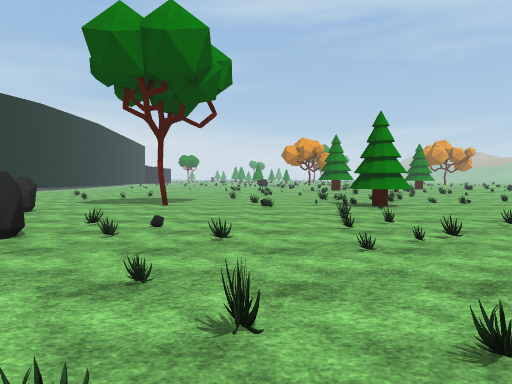
View 1 (above)

24 first-person views from a walk through a scene from a Unity 3-D project. The camera is 1.4 m above the floor, tilts 2° down and sees 70° across. The floor is counted in squares, 2 m on a side. Each view is taken from the middle of a square. On the plan, view 1 faces up. The plan holds only what a view shows up to about 11 squares ahead; the rest is blank. The place goes on beyond the plan. The player character is not drawn. Some surface patterns are stand-ins.

View 2
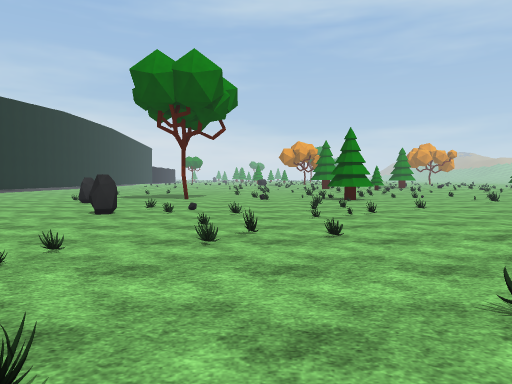

View 3
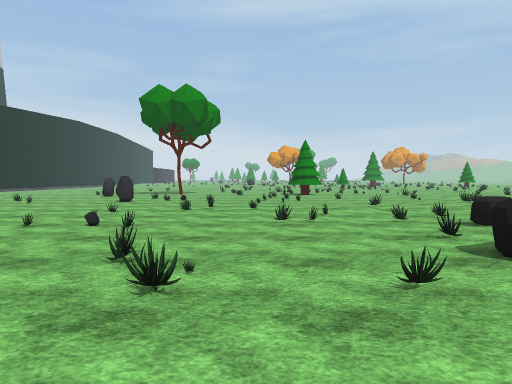

View 4
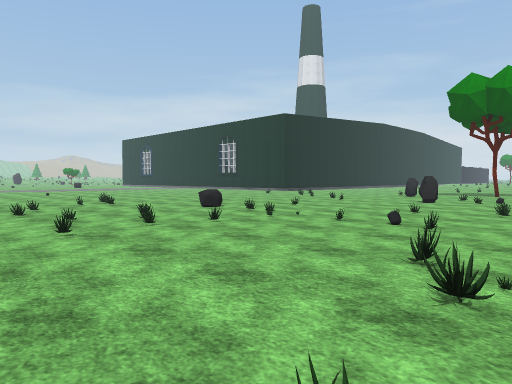

View 5
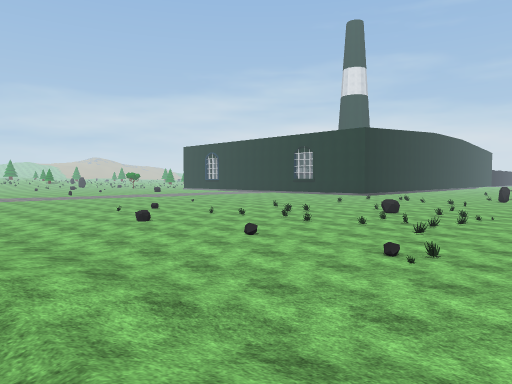

View 6
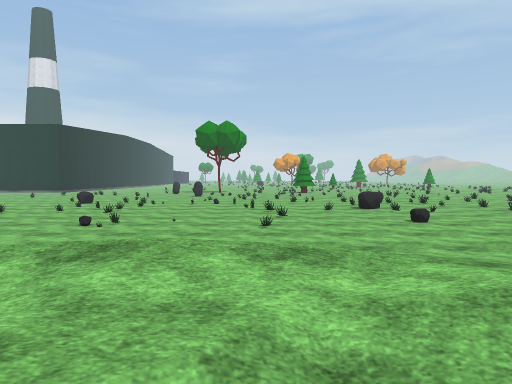

View 7
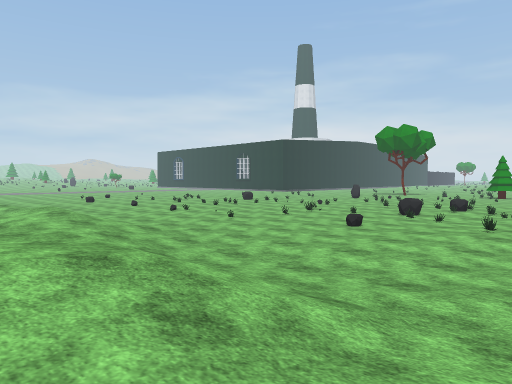

View 8
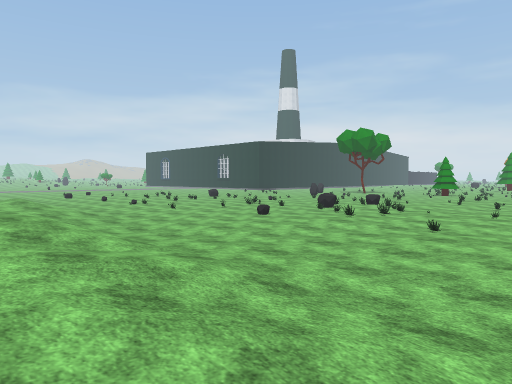

View 9
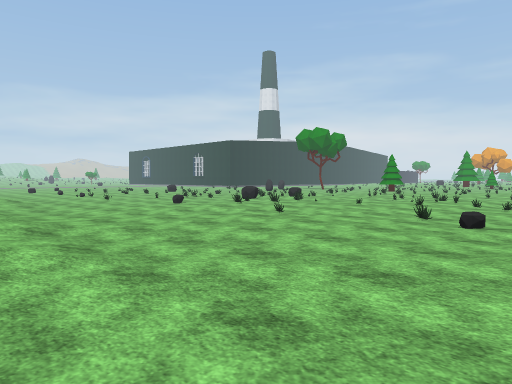

View 10
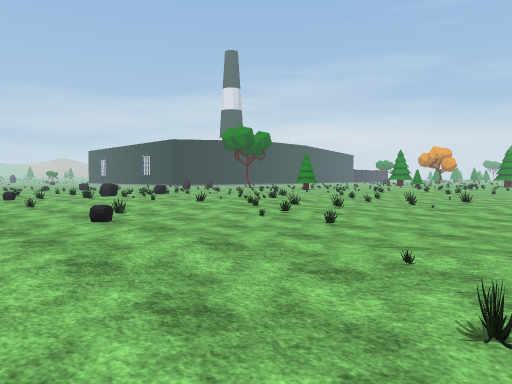

View 11
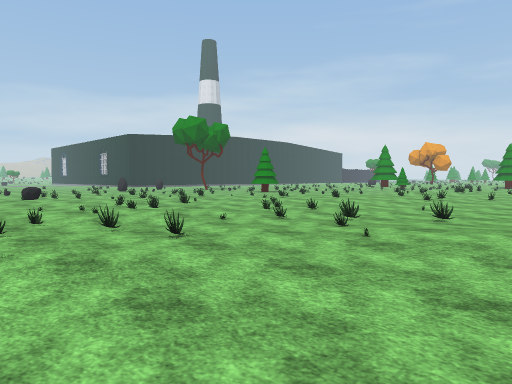

View 12
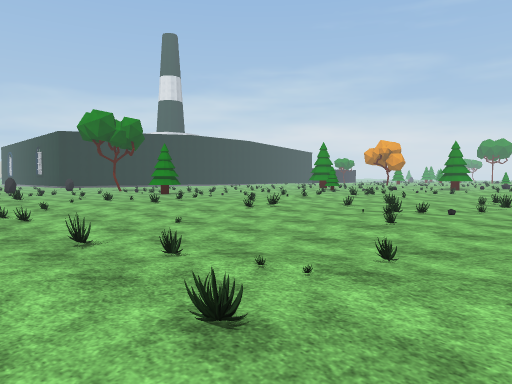

View 13
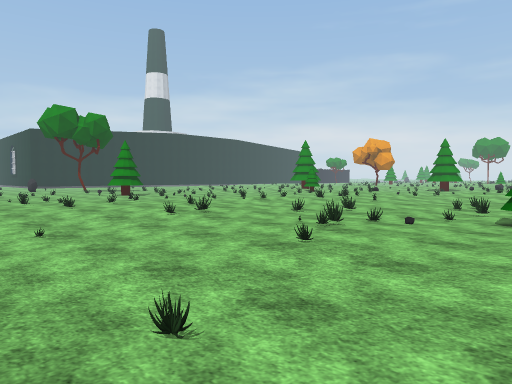

View 14
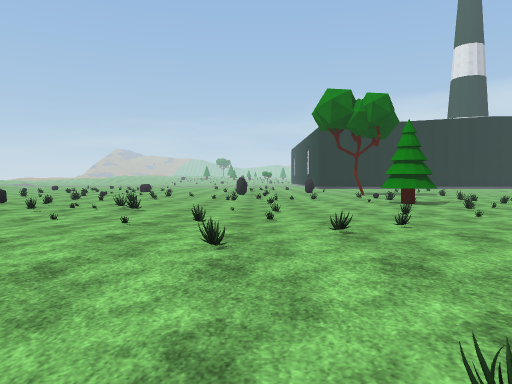

View 15
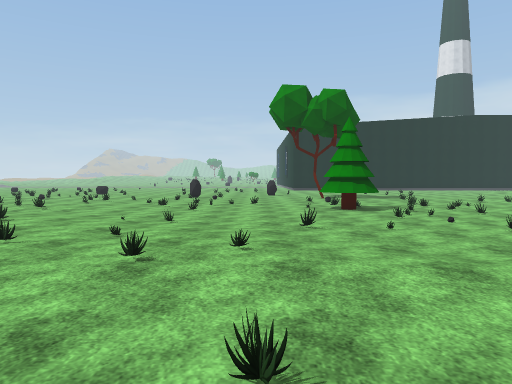

View 16
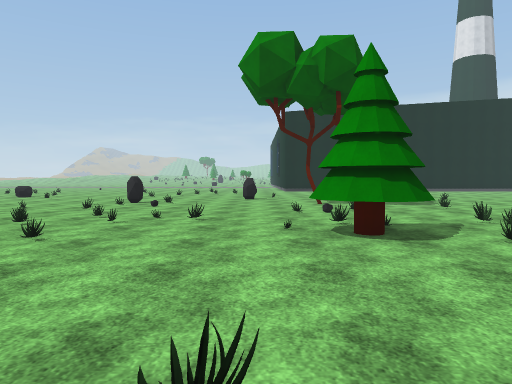

View 17
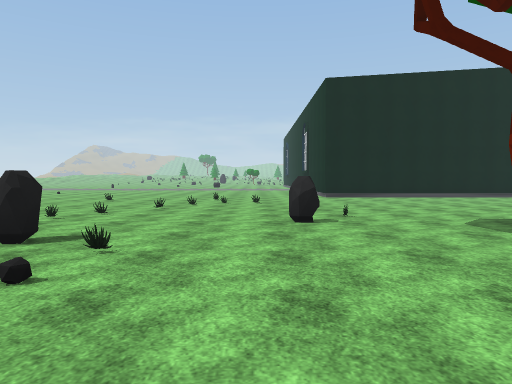

View 18
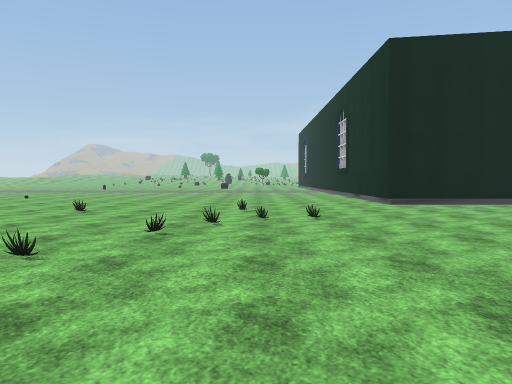

View 19
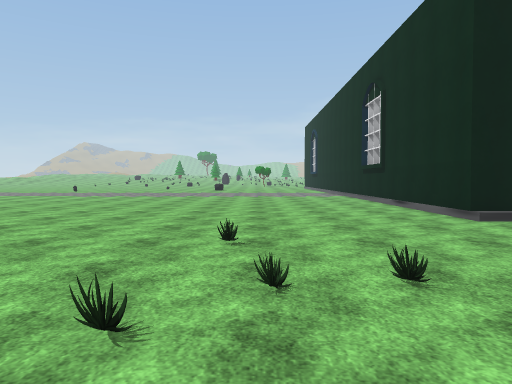

View 20
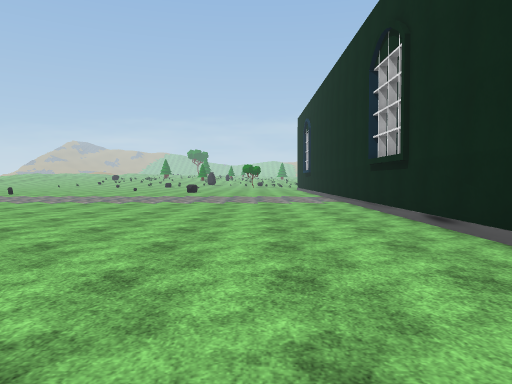

View 21
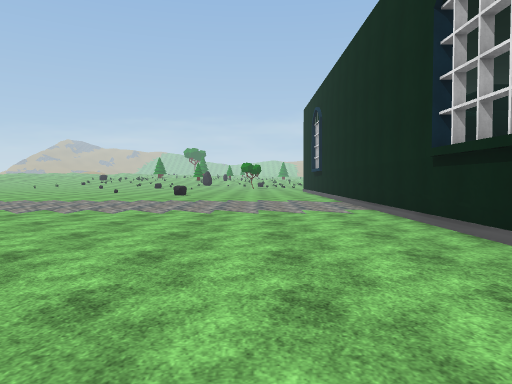

View 22
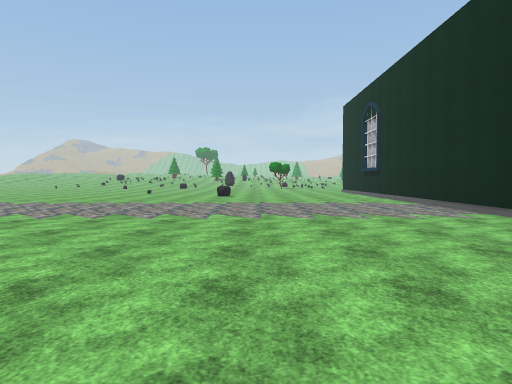

View 23
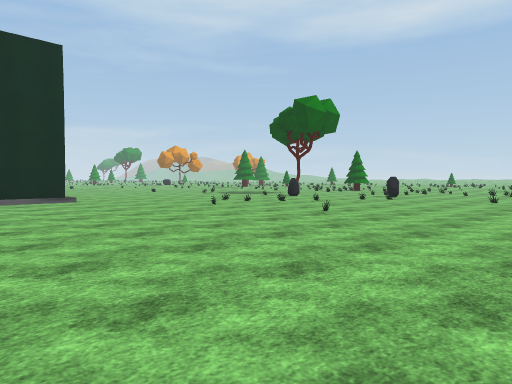

View 24
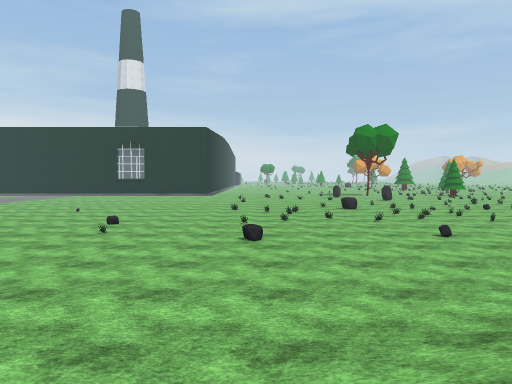

### Floor plan
Key: @ floor where view 1 was taken; # wall or solid block; . main floor; : floor 0.25 m higher than the main floor; + floor 0.75 m higher than the main floor; * floor 1 m higher than the main floor; / step, stairs or slope; = window, fence, low wall or low ledge; O other object.
Columns run from 26 left of view 1 to 19 right of it. Each row starts with its distance up from view 1.
 12             #........  .....====.       =::.
 11             #.................=..=.    :::==
 10 #############...........O.=..##.=... :/.::.=:
  9 ....................=.....=.=##.....::...=:.#
  8 .....................O...........=..::::=....
  7 .................=..........=......:::=:..=..
  6 ...............=.=..........=.....::=::=..=:.
  5 ..................=........=..=.=.:::=:....:.:
  4 ....................=..O=.=.=....::=:::......:
  3 ....................=...........:=:::::.......
  2 ...............=..........=...=.=.....=...=.:.
  1 .....................=..==.=.:..:=...=...=..=.
  0 ......  ..................@.=...::==:.===.:...
 -1 ....    ...........OO==....====:::=.=:.....
 -2 ..       ....    .......==....O::...::......
 -3                 ==....=......= =:..:::==....
 -4          ............==...=..OO..:::=:=.....
 -5          ........=.=.==...=.=.===::::::=.=..
 -6           ......=..........=....==:::.......
 -7           ...=................O.=:...=......:
 -8            ............=..=.....:.=/::/.::..=
 -9             .......................:::..::...
-10             .......................:::::::::.
-11             ......../////////.....:..::::
-12               ....///////////////:/:..:::
-13               ..///  /////////////////:::
-14                          ///+/////////:::
-15                 /         /    //*+///

Where each view was taken, in squares from view 1:
view 1: 0 up, 0 right, facing up
view 2: 3 down, 0 right, facing up
view 3: 7 down, 1 right, facing up
view 4: 7 down, 1 right, facing up-left
view 5: 13 down, 1 left, facing up-left
view 6: 15 down, 0 right, facing up
view 7: 15 down, 8 right, facing up-left
view 8: 15 down, 11 right, facing up-left
view 9: 14 down, 14 right, facing up-left
view 10: 10 down, 18 right, facing up-left
view 11: 5 down, 17 right, facing up-left
view 12: 0 up, 19 right, facing up-left
view 13: 2 up, 19 right, facing up-left
view 14: 5 up, 14 right, facing left
view 15: 7 up, 13 right, facing left
view 16: 8 up, 8 right, facing left
view 17: 7 up, 1 right, facing left
view 18: 6 up, 3 left, facing left
view 19: 6 up, 7 left, facing left
view 20: 7 up, 11 left, facing left
view 21: 7 up, 14 left, facing left
view 22: 5 up, 15 left, facing left
view 23: 2 down, 17 left, facing up-right
view 24: 15 down, 10 left, facing up
